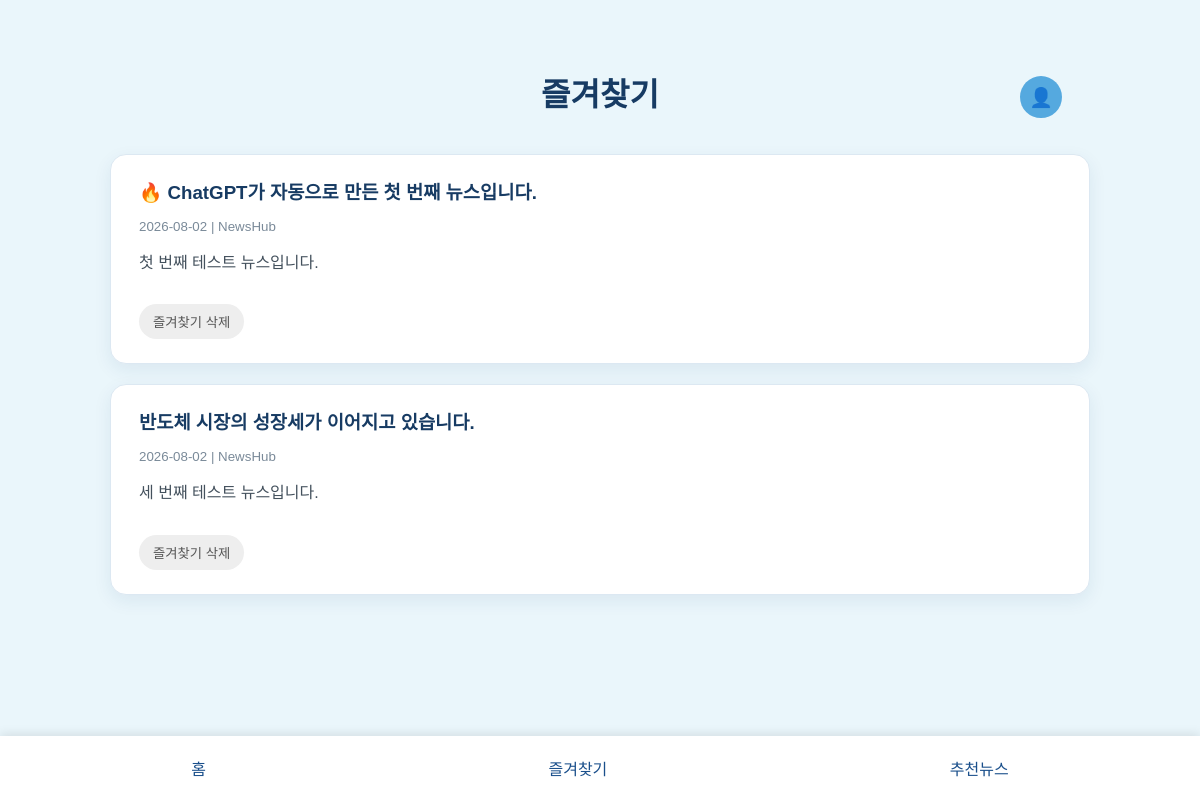
The app's page /favorites (signed in), older data.
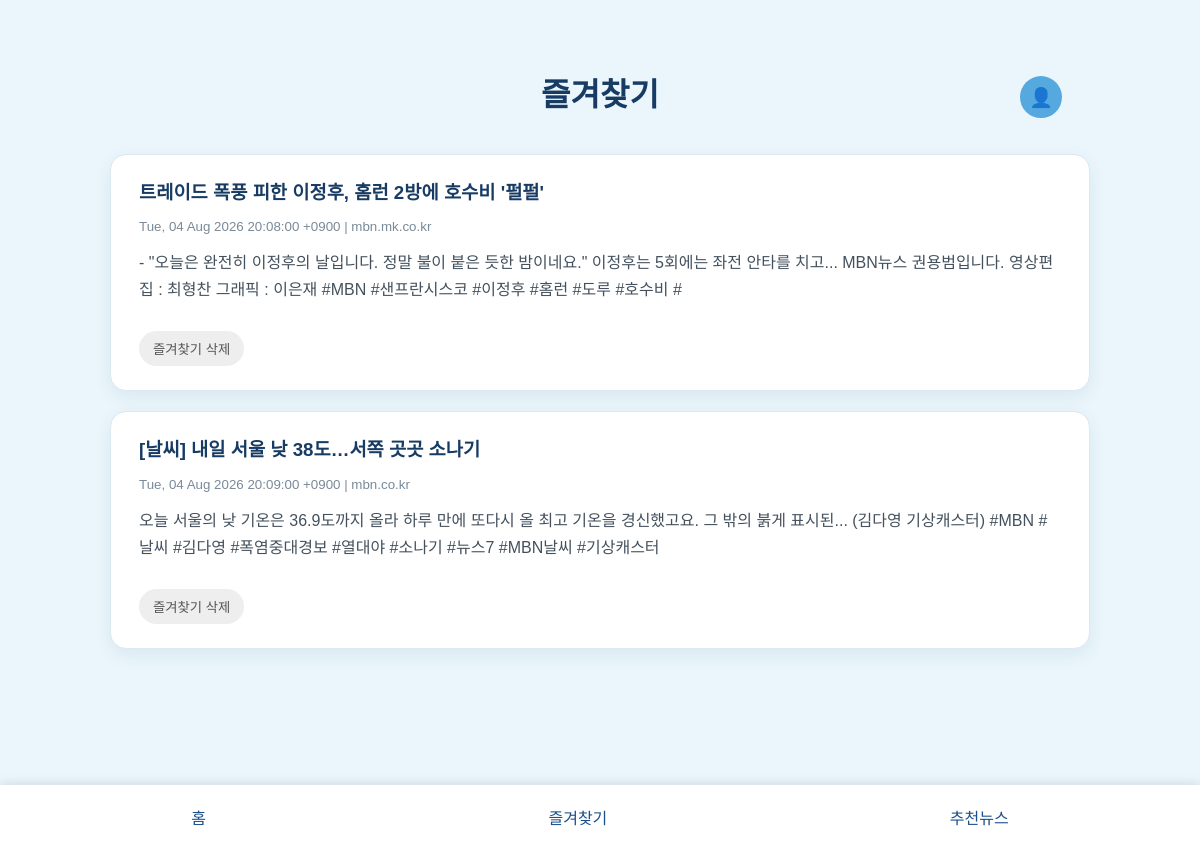
The same page, newer data.
### tables this page shows
CREATE TABLE "favorites" (
            id INTEGER PRIMARY KEY AUTOINCREMENT,
            username TEXT NOT NULL,
            news_title TEXT NOT NULL,
            news_content TEXT NOT NULL,
            news_date TEXT NOT NULL,
            news_source TEXT NOT NULL,
            news_link TEXT NOT NULL,
            UNIQUE(username, news_link)
        );

### app.py (the view)
@app.route("/favorites")
def favorites():
    username = session.get("username")
    if not username:
        return redirect(url_for("login"))
    connection = sqlite3.connect("news.db")
    favorite_news = connection.execute(
        """
        SELECT
            id,
            news_title,
            news_content,
            news_date,
            news_source,
            news_link
        FROM favorites
        WHERE username = ?
        ORDER BY id DESC
        """,
        (username,),
    ).fetchall()
    connection.close()
    return render_template(
        "favorites.html",
        favorite_news=favorite_news,
    )

### templates/favorites.html (shortened to what this page needs)
<!DOCTYPE html>
<html lang="ko">
<head>
    <link
        rel="stylesheet"
        href="{{ url_for('static', filename='style.css') }}"
    >
</head>
<body>
    <div class="title-row">
        <h1>즐겨찾기</h1>
        {% if session.get("username") %}
            <a href="{{ url_for('profile') }}" class="profile-icon">
                👤
            </a>
        {% else %}
            <a href="{{ url_for('login') }}" class="profile-icon">
                👤
            </a>
        {% endif %}
    </div>
    <main>
        {% if favorite_news %}
            {% for news in favorite_news %}
            <article>
                <h3>
                    {% if news[5] and not news[5].startswith('legacy://') %}
                        <a
                            href="{{ news[5] }}"
                            target="_blank"
                            rel="noopener noreferrer"
                            class="news-title-link"
                        >
                            {{ news[1] }}
                        </a>
                    {% else %}
                        {{ news[1] }}
                    {% endif %}
                </h3>
                <small>
                    {{ news[3] }} | {{ news[4] }}
                </small>
                <p>{{ news[2] }}</p>
                <form
                    method="POST"
                    action="{{ url_for(
                        'delete_favorite',
                        favorite_id=news[0]
                    ) }}"
                >
                    <button
                        type="submit"
                        class="delete-button"
                    >
                        즐겨찾기 삭제
                    </button>
                </form>
            </article>
            {% endfor %}
        {% else %}
            <p>아직 즐겨찾기한 뉴스가 없습니다.</p>
        {% endif %}
    </main>
    <footer>
        <a href="{{ url_for('home') }}">홈</a>
        <a href="{{ url_for('favorites') }}">즐겨찾기</a>
        <a href="{{ url_for('interests') }}">추천뉴스</a>
    </footer>
</body>
</html>

### static/style.css (style rules this page uses)
* { box-sizing: border-box; }
body { min-height: 100vh; margin: 0; padding: 30px 24px 100px; background-color: #eaf6fb; color: #173b63; font-family: Arial, sans-serif; }
h1 { margin: 40px 0 10px; text-align: center; color: #173b63; }
p { color: #555555; }
.title-row { position: relative; width: min(92%, 980px); height: 50px; margin: 40px auto 10px; }
.title-row h1 { margin: 0; line-height: 50px; text-align: center; }
.title-row .profile-icon { position: absolute; top: 50%; left: calc(50% + 420px); transform: translateY(-45%); display: flex; justify-content: center; align-items: center; width: 42px; height: 42px; border-radius: 50%; background-color: #55a9df; color: #ffffff; text-decoration: none; font-size: 19px; font-weight: normal; cursor: pointer; }
button { padding: 10px 20px; border: none; border-radius: 20px; background-color: #5dade2; color: #ffffff; cursor: pointer; }
main { width: min(92%, 980px); margin: 34px auto 100px; padding: 0; }
article { width: 100%; margin-bottom: 20px; padding: 24px 28px; background-color: #ffffff; border: 1px solid #dce8f2; border-radius: 16px; box-shadow: 0 6px 18px rgba(30, 70, 110, 0.08); transition: transform 0.2s ease, box-shadow 0.2s ease; }
article h3 { margin: 0 0 10px; color: #173b63; line-height: 1.5; }
article small { color: #7a8a99; }
article p { margin-top: 14px; color: #44515d; line-height: 1.7; }
.delete-button { margin-top: 12px; padding: 8px 14px; border-radius: 18px; background-color: #eeeeee; color: #555555; }
footer { position: fixed; z-index: 30; right: 0; bottom: 0; left: 0; display: flex; justify-content: space-around; padding: 12px 20px; background-color: #ffffff; box-shadow: 0 -2px 10px rgba(0, 0, 0, 0.1); }
footer a { padding: 8px 12px; color: #1a4f8b; text-decoration: none; }
.news-title-link { color: #173b63; text-decoration: none; }

Row changes from the older to the newer data that the page shows:
removed favorites: news_title "🔥 ChatGPT가 자동으로 만든 첫 번째 뉴스입니다.", news_date "2026-08-02", news_source "NewsHub", news_content "첫 번째 테스트 뉴스입니다."
removed favorites: news_title "반도체 시장의 성장세가 이어지고 있습니다.", news_date "2026-08-02", news_source "NewsHub", news_content "세 번째 테스트 뉴스입니다."
added favorites: news_title "트레이드 폭풍 피한 이정후, 홈런 2방에 호수비 '펄펄'", news_date "Tue, 04 Aug 2026 20:08:00 +0900", news_source "mbn.mk.co.kr", news_content "- \"오늘은 완전히 이정후의 날입니다. 정말 불이 붙은 듯한 밤이네요.\" 이정후는 5회에는 좌전 안타를 치고... MBN뉴스 권용범입니다. 영상편집 : 최형찬 그래픽 : 이은재 #MBN #샌프란시스코 #이정후 #홈런 #도루 #호수비 #"
added favorites: news_title "[날씨] 내일 서울 낮 38도…서쪽 곳곳 소나기", news_date "Tue, 04 Aug 2026 20:09:00 +0900", news_source "mbn.co.kr", news_content "오늘 서울의 낮 기온은 36.9도까지 올라 하루 만에 또다시 올 최고 기온을 경신했고요. 그 밖의 붉게 표시된... (김다영 기상캐스터) #MBN #날씨 #김다영 #폭염중대경보 #열대야 #소나기 #뉴스7 #MBN날씨 #기상캐스터"
